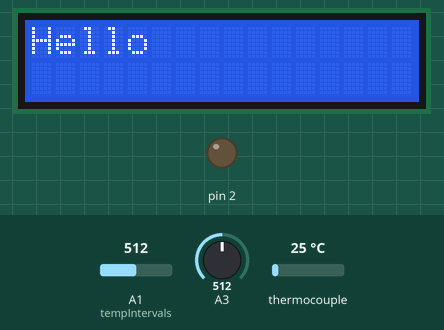
Recording of a sketch running on a simulated Arduino Uno, built with avr-gcc and run on an emulated ATmega328P. Parts: 16×2 character LCD, output pins drawn as LEDs (lit = HIGH). Inputs (shaded band) come from the test bench; at power-on: thermocouple 25 °C, A3 = 512, A1 (tempIntervals) = 512. EEPROM starts erased; what the sketch prints to the serial monitor is not drawn.

Above: at 2.6 s.
At 3.8 s:
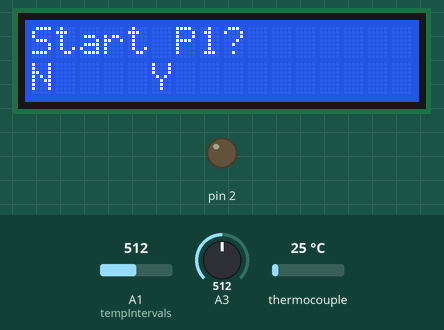
3.9 s: thermocouple set to 31 °C
5.4 s: thermocouple set to 40 °C
6.9 s: A3 set to 0
At 10.1 s:
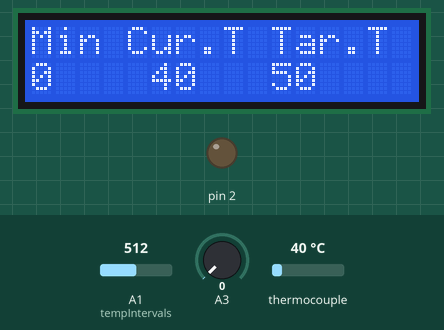
10.4 s: thermocouple set to 33 °C
At 11.6 s:
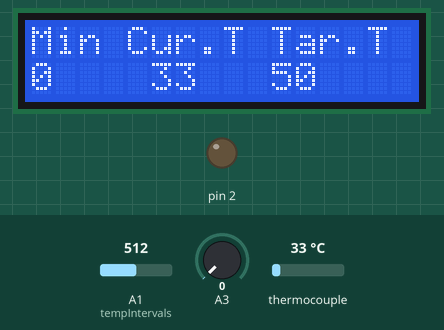
13.9 s: thermocouple set to 26 °C
16.9 s: thermocouple set to 6 °C
20.4 s: thermocouple set to 3 °C
At 22.5 s:
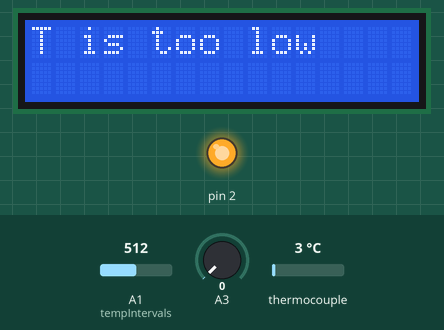
Timing chart, 0 to 24.0 s (numbered marks = the images above; inputs shaded):
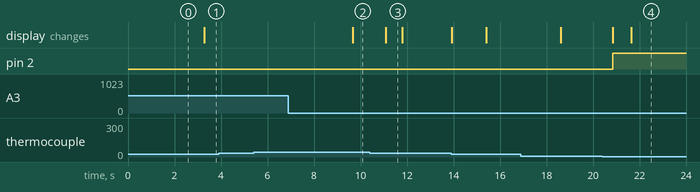

The sketch:

furnace.ino
```cpp
#include <LiquidCrystal.h>
#include <SPI.h>
#include <EEPROM.h>
#include <Average.h>
#include "Adafruit_MAX31855.h"
#include <math.h>
#include <PID_v1.h>

class TempInterval
{
public:
  TempInterval();
  TempInterval(int _from, int _to, int _tempFrom, int _tempTo)
  {
    from = _from;
    to = _to;
    tempFrom = _tempFrom;
    tempTo = _tempTo;
  }

  int from;
  int to;
  int tempFrom;
  int tempTo;
};


/* parameters to change */
const int temperatureSamplesCount = 5;

/*
 *    PID
http://playground.arduino.cc/Code/PIDLibraryRelayOutputExample
 *
 *    TempInterval(from  minute, to  minute, from temp, to temp)
 *    from minute 0 to 7 raise  temperature from 200 to 300
 *     TempInterval(0, 7, 200, 300),
 *
 *    from minute 7 to 17 hold  temperature 300
 *     TempInterval(7, 17, 300, 300),
 *
*/

const int atTempDiffStartAdjustTimeOnOff = 20;
//Define Variables we'll be connecting to
double Setpoint, Input, Output;

//Specify the links and initial tuning parameters
PID myPID(&Input, &Output, &Setpoint,2,1,1, DIRECT);

const int WindowSize = 30000; //sec


const int mininumMeaningfullTemperatureC = 5;
const int minAlowedTemperatureChange = 10; //per cycle (loop)
const bool exitOnError = true;

const int TempIntervalCnt = 6;

TempInterval tempIntervals[TempIntervalCnt] =
{
        TempInterval(0, 7, 50, 150),
        TempInterval(7, 15, 150, 200),
        TempInterval(15, 30, 200, 200),
        TempInterval(30, 45, 200, 300),
        TempInterval(45, 60, 300, 150),
        TempInterval(60, 90, 150, 150)
};

Average<double> temperatures(temperatureSamplesCount);

enum States
{
  none,
  finished,
  started,
  notfinished,
  askedToStop

};

States state;

unsigned long windowStartTime;
int currentTemp = 0;
int targetTemp;
int currentMinute;
long startTime;
int lastExecutionMinute;

volatile long lastOnTime;
volatile long lastOffTime;

bool IsOn = false;
bool switchOn = false;


LiquidCrystal lcd(7, 8, 9, 10, 11, 12);
const int thermoCLK = 3, thermoCS = 4, thermoDO = 5;
Adafruit_MAX31855 thermocouple(thermoCLK, thermoCS, thermoDO);

void setup()
{

  windowStartTime = millis();

  //tell the PID to range between 0 and the full window size
  myPID.SetOutputLimits(0, WindowSize);

  //turn the PID on
  myPID.SetMode(AUTOMATIC);

  startTime = millis();
  Serial.begin(9600);

  lcd.begin(16, 2);
  lcd.print("Hello");

  delay(2500);

  pinMode(2, OUTPUT);

  lastExecutionMinute = EEPROMReadInt(0);
  if (lastExecutionMinute == -1) //finished
  {
    lastExecutionMinute = 0;
    state = none;
  }
  else
    state = notfinished;
}

void loop()
{

  delay(700);

  for (int i = 0; i < temperatureSamplesCount; i++)
  {

    float currentTemperature = thermocouple.readCelsius();

    if (isnan(currentTemperature))
      Serial.println("Wrong T reading ");
    else
      temperatures.push(currentTemperature);

    if (currentTemperature < mininumMeaningfullTemperatureC)
    {
      Serial.print("Wrong T reading - low");
      Serial.println(currentTemperature);
    }
    else
      temperatures.push(currentTemperature);
  }

  int avgTemp = round(temperatures.mode());

  Serial.print("T avg : ");
  Serial.println(avgTemp);

  if (!isTempChangeOk(avgTemp))
  {
   //exit and switch off
   switchOn = false; setHeater();
   return;
  }

  currentTemp = avgTemp;

  currentMinute = ((millis() - startTime) / 60000) + lastExecutionMinute;
  targetTemp = getCurrentInterval(currentMinute);

  int input = readInput();

  if (targetTemp == -1) //finished
  {
    setFinished();
  }

  switch (state)
  {
  case notfinished:

    lcd.clear();
    lcd.setCursor(0, 0);
    lcd.print("P.not done");
    lcd.setCursor(11, 0);
    lcd.print(lastExecutionMinute);

    lcd.setCursor(0, 1);
    lcd.print("N");
    lcd.setCursor(5, 1);
    lcd.print("Y");
    lcd.setCursor(8, 1);
    lcd.print("Contin?");

    if (input == 1)
      state = started;
    if (input == 2)
      state = finished;

    break;

  case none:
    lcd.clear();
    lcd.setCursor(0, 0);
    lcd.print("Start P1?  ");
    lcd.setCursor(0, 1);
    lcd.print("N");
    lcd.setCursor(5, 1);
    lcd.print("Y");

    if (input == 1)
      state = started;
    if (input == 2)
      state = none;

    break;

  case askedToStop:

    lcd.clear();
    lcd.setCursor(0, 0);
    lcd.print("Stop? ");
    lcd.setCursor(0, 1);
    lcd.print("N");
    lcd.setCursor(5, 1);
    lcd.print("Y");

    if (input == 1)
      state = finished;
    if (input == 2)
      state = started;

    break;

  case started:

    EEPROMWriteInt(0, currentMinute);

    setHeater();

    lcd.clear();
    lcd.setCursor(0, 0);

    lcd.print("Min");
    lcd.print(" Cur.T");
    lcd.print(" Tar.T");

    lcd.setCursor(0, 1);

    lcd.print(currentMinute);

    lcd.setCursor(5, 1);
    lcd.print(currentTemp);
    lcd.setCursor(10, 1);

    lcd.print(targetTemp);

    lcd.setCursor(14, 1);

    if (IsOn)

      lcd.print("On");
    else
      lcd.print("  ");

    if (input > 0)
      state = askedToStop;

    break;

  case finished:

    lcd.clear();
    lcd.setCursor(0, 0);
    lcd.print("Finished");
    digitalWrite(2, LOW);

    EEPROMWriteInt(0, -1);
    lastExecutionMinute = -1;

    if (input > 0)
    {
      state = none;
      setup();
    }
    break;
  }
}

long pressed;

bool isTempChangeOk(int newTemp)
{

  if (currentTemp != 0) {
      if (abs(newTemp) - abs(currentTemp) > minAlowedTemperatureChange)
      {

        Serial.print("T changed too quickly from ");
        Serial.println(currentTemp);
        Serial.print("to ");
        Serial.println(newTemp);

        lcd.clear();
        lcd.print("T too quickly");

        if (exitOnError)
        {
          setFinished();

          lcd.clear();
          lcd.print("T too quickly - Exit");
          Serial.println("exiting app");
        }

        return false;
      }

     if (currentTemp < mininumMeaningfullTemperatureC)
     {
        lcd.clear();
        lcd.print("T is too low");
        return false;
     }
  }
  return true;

}

void setFinished()
{
    state = finished;
    EEPROMWriteInt(0, -1);
}


int readInput()
{

  int inputGreen = analogRead(3);
  int inputBlack = analogRead(1);

  if (inputGreen == 0 || inputBlack == 0)
    pressed++;
  else
    pressed = 0;

  if (pressed > 2) //long btn hold
  {

    pressed = 0;

    if (inputGreen == 0)
      return 1;

    if (inputBlack == 0)
      return 2;
  }

  return 0;
}

void setHeater()
{

  int tempDiff = (targetTemp - currentTemp);

  if (tempDiff > atTempDiffStartAdjustTimeOnOff)
  {

    if (currentTemp > targetTemp)
      switchOn = false;
    else
      switchOn = true;
  }
  else //use PID
  {

    Setpoint = targetTemp;
    Input = currentTemp;
    myPID.Compute();

    unsigned long now = millis();

    if(now - windowStartTime > WindowSize)
    { //time to shift the Relay Window
      windowStartTime += WindowSize;
    }
    if(Output > now - windowStartTime)
      switchOn = true;
    else
      switchOn = false;

    Serial.println("PID OUTPUT");
    Serial.print(Output);


  }

  Serial.println(tempDiff);
  Serial.print("Is on : ");
  Serial.println(switchOn);


  if (switchOn)
  {
    digitalWrite(2, HIGH);
    IsOn = true;
  }

  else
  {
    digitalWrite(2, LOW);
    IsOn = false;
  }
}

int getCurrentInterval(int minute)
{

  for (int i = 0; i < TempIntervalCnt; i++)
  {

    if (tempIntervals[i].from <= minute && minute <= tempIntervals[i].to)

      return map(minute, tempIntervals[i].from, tempIntervals[i].to, tempIntervals[i].tempFrom, tempIntervals[i].tempTo);
  }
  return -1; //not found
}

void EEPROMWriteInt(int p_address, int p_value)
{
  byte lowByte = ((p_value >> 0) & 0xFF);
  byte highByte = ((p_value >> 8) & 0xFF);

  EEPROM.write(p_address, lowByte);
  EEPROM.write(p_address + 1, highByte);
}

//This function will read a 2 byte integer from the eeprom at the specified address and address + 1
unsigned int EEPROMReadInt(int p_address)
{
  byte lowByte = EEPROM.read(p_address);
  byte highByte = EEPROM.read(p_address + 1);

  return ((lowByte << 0) & 0xFF) + ((highByte << 8) & 0xFF00);
}
```

Measured:
- the behaviour switches between 5 and 4 °C on thermocouple (found by bisection; images 3 and 4)
- after the input at 3.9 s, every drawn part: stays the same
- after the input at 5.4 s, every drawn part: stays the same
- after the input at 6.9 s, the display: changes after 2.8 s (image 2)
- after the input at 10.4 s, the display: changes after 0.69 s (image 3)
- what the display in image 3 shows lasts 0.7 s, from 11.1 s to 11.8 s
